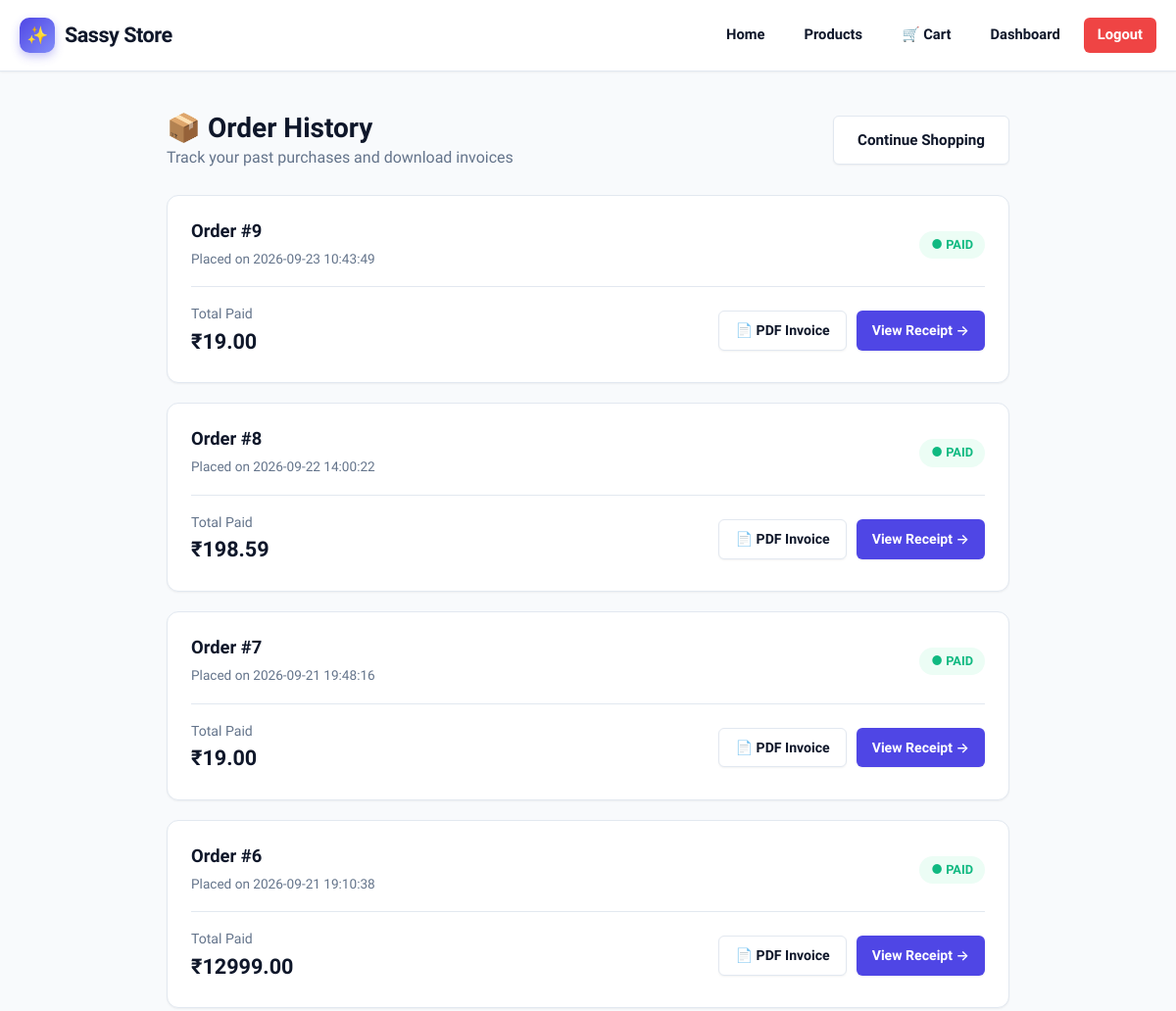
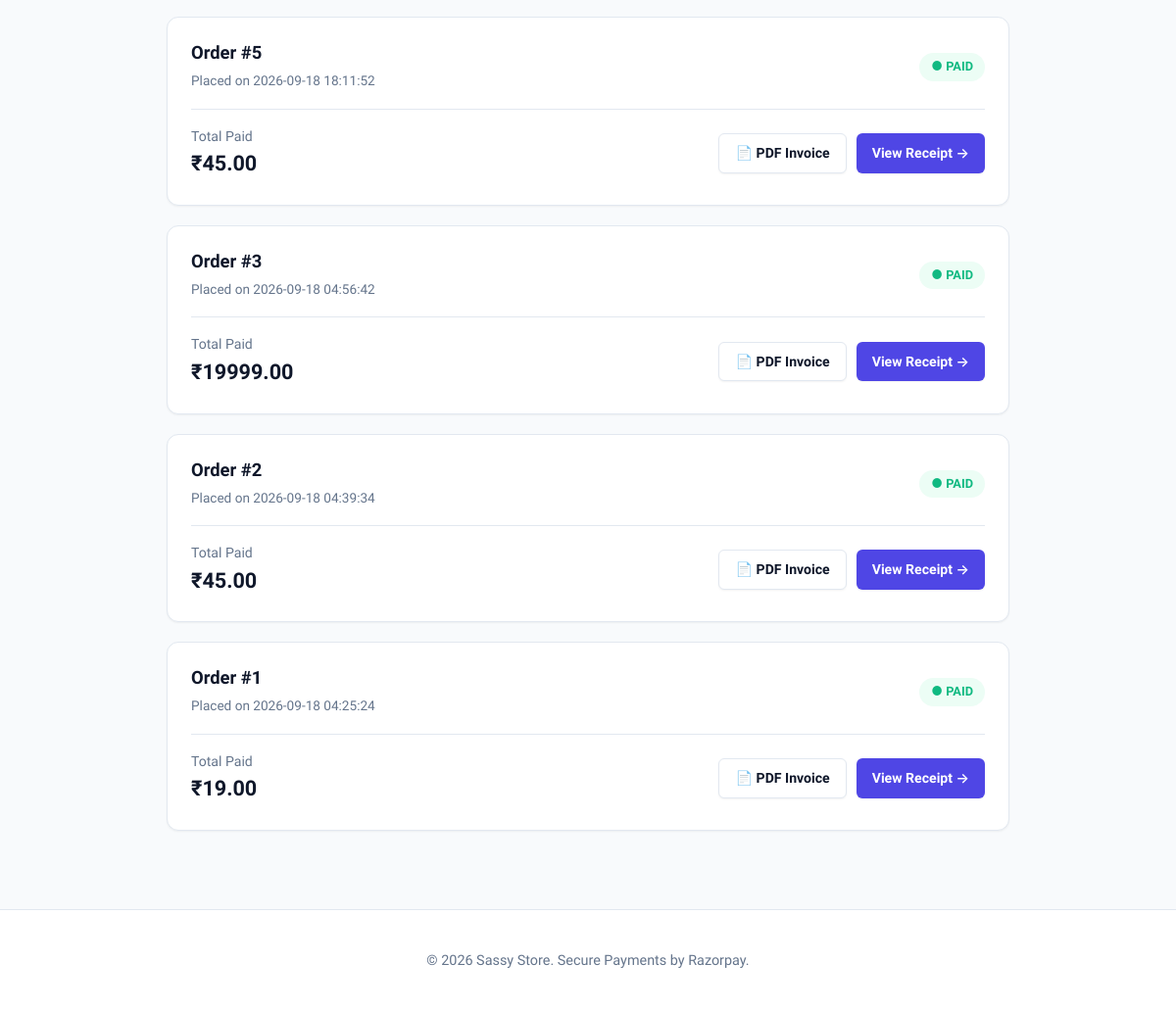
/user/my-orders (signed in), run on the app's committed database (2 pictures, top to bottom).
### tables this page shows
CREATE TABLE orders (
        order_id INTEGER PRIMARY KEY AUTOINCREMENT,
        user_id INTEGER NOT NULL,
        razorpay_order_id TEXT,
        razorpay_payment_id TEXT,
        amount REAL,
        payment_status TEXT,
        created_at TIMESTAMP DEFAULT CURRENT_TIMESTAMP,
        delivery_address TEXT,
        FOREIGN KEY (user_id) REFERENCES users (user_id)
    );

### app.py (the view)
@app.route('/user/my-orders')
def my_orders():
    if 'user_id' not in session:
        flash("Please login!", "danger")
        return redirect('/user-login')
    conn = get_db()
    cursor = conn.cursor(dictionary=True)
    cursor.execute("SELECT * FROM orders WHERE user_id=%s ORDER BY created_at DESC", (session['user_id'],))
    orders = cursor.fetchall()
    cursor.close()
    conn.close()
    return render_template("user/my_orders.html", orders=orders)

### app.py (called while the page is built)
def get_db():
    if not os.path.exists(config.DB_PATH):
        from init_db import init_database
        init_database(config.DB_PATH)
    conn = sqlite3.connect(config.DB_PATH, timeout=15, check_same_thread=False)
    conn.row_factory = sqlite3.Row
    conn.execute("PRAGMA foreign_keys = ON;")
    return SQLiteConnectionWrapper(conn)

    def _convert_query(self, query):
        if not isinstance(query, str):
            return query
        return re.sub(r'%s', '?', query)

    def execute(self, query, params=None):
        converted = self._convert_query(query)
        if params is None:
            return self._cursor.execute(converted)
        if not isinstance(params, (tuple, list)):
            params = (params,)
        return self._cursor.execute(converted, params)

    def fetchall(self):
        return self._cursor.fetchall()

    def close(self):
        try:
            return self._cursor.close()
        except Exception:
            pass

    def cursor(self, dictionary=False):
        return SQLiteCursorWrapper(self._conn.cursor())

    def close(self):
        try:
            return self._conn.close()
        except Exception:
            pass

### templates/user/my_orders.html (shortened to what this page needs)
<!DOCTYPE html>
<html lang="en">
<head>
    <link rel="stylesheet" href="{{ url_for('static', filename='css/style.css') }}">
</head>
<body>
    <header>
        <div class="nav-container">
            <a href="/" class="brand-logo">
                <span class="brand-badge">✨</span>
                <span>Sassy Store</span>
            </a>
            <nav>
                <a href="/">Home</a>
                <a href="/products">Products</a>
                <a href="/cart">🛒 Cart</a>
                <a href="/user-dashboard">Dashboard</a>
                <a href="/user-logout" class="nav-btn btn-danger" style="padding: 6px 14px;">Logout</a>
            </nav>
        </div>
    </header>
    <main class="container" style="margin-top: 40px; max-width: 900px;">
        <div class="d-flex justify-content-between align-items-center mb-4"
            style="display: flex; justify-content: space-between; align-items: center; margin-bottom: 25px;">
            <div>
                <h2>📦 Order History</h2>
                <p>Track your past purchases and download invoices</p>
            </div>
            <a href="/products" class="btn btn-secondary">Continue Shopping</a>
        </div>
        {% if orders|length == 0 %}
        <div
            style="background: white; border: 1px solid var(--border-color); border-radius: var(--radius); padding: 50px 20px; text-align: center; margin-top: 20px;">
            <div style="font-size: 3rem; margin-bottom: 15px;">🛍️</div>
            <h3>No Orders Placed Yet</h3>
            <p style="color: var(--text-muted); margin-bottom: 20px;">You haven't purchased anything yet. Explore our
                latest collection!</p>
            <a href="/products" class="btn">Discover Products</a>
        </div>
        {% else %}
        {% for order in orders %}
        <div class="order-card-custom">
            <div
                style="display: flex; justify-content: space-between; align-items: center; flex-wrap: wrap; gap: 10px; border-bottom: 1px solid var(--border-color); padding-bottom: 16px; margin-bottom: 16px;">
                <div>
                    <h3 style="margin-bottom: 4px; font-size: 1.15rem;">Order #{{ order.order_id }}</h3>
                    <span style="font-size: 0.85rem; color: var(--text-muted);">Placed on {{ order.created_at }}</span>
                </div>
                <div>
                    <span
                        class="status-badge {% if order.payment_status == 'paid' %}status-paid{% else %}status-pending{% endif %}">
                        ● {{ order.payment_status|capitalize }}
                    </span>
                </div>
            </div>
            <div
                style="display: flex; justify-content: space-between; align-items: center; flex-wrap: wrap; gap: 15px;">
                <div>
                    <span style="font-size: 0.88rem; color: var(--text-muted); display: block;">Total Paid</span>
                    <span style="font-size: 1.35rem; font-weight: 800; color: var(--secondary);">₹{{
                        "%.2f"|format(order.amount|float) if order.amount else "0.00" }}</span>
                </div>
                <div style="display: flex; gap: 10px; flex-wrap: wrap;">
                    <a href="/user/download-invoice/{{ order.order_id }}" class="btn btn-secondary"
                        style="padding: 8px 16px; font-size: 0.88rem;">
                        📄 PDF Invoice
                    </a>
                    <a href="/user/order-success/{{ order.order_id }}" class="btn"
                        style="padding: 8px 16px; font-size: 0.88rem;">
                        View Receipt &rarr;
                    </a>
                </div>
            </div>
        </div>
        {% endfor %}
        {% endif %}
    </main>
    <footer>
        <div class="footer-content">
            <p>&copy; 2026 Sassy Store. Secure Payments by Razorpay.</p>
        </div>
    </footer>
</body>
</html>

### static/css/style.css (style rules this page uses)
:root { --primary: #4f46e5; --primary-hover: #4338ca; --primary-light: #eef2ff; --secondary: #0f172a; --accent: #f97316; --accent-hover: #ea580c; --success: #10b981; --success-bg: #ecfdf5; --danger: #ef4444; --danger-bg: #fef2f2; --warning: #f59e0b; --bg-main: #f8fafc; --bg-card: #ffffff; --text-main: #0f172a; --text-muted: #64748b; --border-color: #e2e8f0; --shadow-sm: 0 1px 2px 0 rgb(0 0 0 / 0.05); --shadow-md: 0 4px 6px -1px rgb(0 0 0 / 0.07), 0 2px 4px -2px rgb(0 0 0 / 0.05); --shadow-lg: 0 10px 15px -3px rgb(0 0 0 / 0.08), 0 4px 6px -4px rgb(0 0 0 / 0.04); --shadow-xl: 0 20px 25px -5px rgb(0 0 0 / 0.1), 0 8px 10px -6px rgb(0 0 0 / 0.06); --radius-sm: 6px; --radius: 12px; --radius-lg: 18px; --transition: all 0.25s cubic-bezier(0.4, 0, 0.2, 1); }
* { box-sizing: border-box; margin: 0; padding: 0; }
html { scroll-behavior: smooth; }
body { min-height: 100vh; font-family: 'Plus Jakarta Sans', -apple-system, BlinkMacSystemFont, 'Segoe UI', Roboto, sans-serif; background-color: var(--bg-main); color: var(--text-main); line-height: 1.6; display: flex; flex-direction: column; }
h1, h2, h3, h4, h5, h6 { color: var(--secondary); font-weight: 700; line-height: 1.25; }
h2 { font-size: 1.75rem; }
h3 { font-size: 1.25rem; }
p { color: var(--text-muted); }
a { color: var(--primary); text-decoration: none; transition: var(--transition); }
.container { width: 100%; max-width: 1240px; margin: 0 auto; padding: 0 20px; }
main { flex: 1; }
header, nav.site-nav { background: #ffffff; border-bottom: 1px solid var(--border-color); box-shadow: var(--shadow-sm); position: sticky; top: 0; z-index: 100; }
.nav-container { display: flex; align-items: center; justify-content: space-between; height: 72px; max-width: 1240px; margin: 0 auto; padding: 0 20px; }
.brand-logo { display: flex; align-items: center; gap: 10px; font-size: 1.35rem; font-weight: 800; color: var(--secondary); letter-spacing: -0.5px; }
.brand-badge { background: linear-gradient(135deg, var(--primary), #818cf8); color: white; width: 36px; height: 36px; border-radius: 10px; display: flex; align-items: center; justify-content: center; font-size: 1.1rem; box-shadow: 0 4px 10px rgba(79, 70, 229, 0.3); }
nav { display: flex; align-items: center; gap: 8px; flex-wrap: wrap; background: transparent; padding: 0; }
nav a, .nav-btn { display: inline-flex; align-items: center; gap: 6px; padding: 8px 16px; font-size: 0.92rem; font-weight: 600; color: var(--secondary); border-radius: var(--radius-sm); transition: var(--transition); }
button, input[type="submit"], input[type="button"], .btn { display: inline-flex; align-items: center; justify-content: center; gap: 8px; border: none; border-radius: var(--radius-sm); padding: 12px 24px; background: var(--primary); color: #ffffff; font-family: inherit; font-size: 0.95rem; font-weight: 600; cursor: pointer; transition: var(--transition); box-shadow: var(--shadow-sm); }
.btn-secondary { background: #ffffff; color: var(--secondary) !important; border: 1px solid var(--border-color); }
.btn-danger, a[href*="logout"] { background: var(--danger) !important; color: #ffffff !important; }
footer { background: #ffffff; border-top: 1px solid var(--border-color); padding: 40px 20px; margin-top: 60px; text-align: center; color: var(--text-muted); font-size: 0.9rem; }
.footer-content { max-width: 1240px; margin: 0 auto; display: flex; flex-direction: column; align-items: center; gap: 16px; }

### templates/user/my_orders.html (style rules this page uses)
.order-card-custom { background: #ffffff; border: 1px solid var(--border-color); border-radius: var(--radius); padding: 24px; margin-bottom: 20px; box-shadow: var(--shadow-sm); transition: var(--transition); }
.status-badge { display: inline-block; padding: 4px 12px; border-radius: 50px; font-size: 0.8rem; font-weight: 700; text-transform: uppercase; }
.status-paid { background: #ecfdf5; color: #10b981; }

### data on the page
orders: order_id "9", created_at "2026-09-23 10:43:49", payment_status "PAID", amount "19.00"
orders: order_id "8", created_at "2026-09-22 14:00:22", payment_status "PAID", amount "198.59"
orders: order_id "7", created_at "2026-09-21 19:48:16", payment_status "PAID", amount "19.00"
orders: order_id "6", created_at "2026-09-21 19:10:38", payment_status "PAID", amount "12999.00"
orders: order_id "5", created_at "2026-09-18 18:11:52", payment_status "PAID", amount "45.00"
orders: order_id "3", created_at "2026-09-18 04:56:42", payment_status "PAID", amount "19999.00"
orders: order_id "2", created_at "2026-09-18 04:39:34", payment_status "PAID", amount "45.00"
orders: order_id "1", created_at "2026-09-18 04:25:24", payment_status "PAID", amount "19.00"
